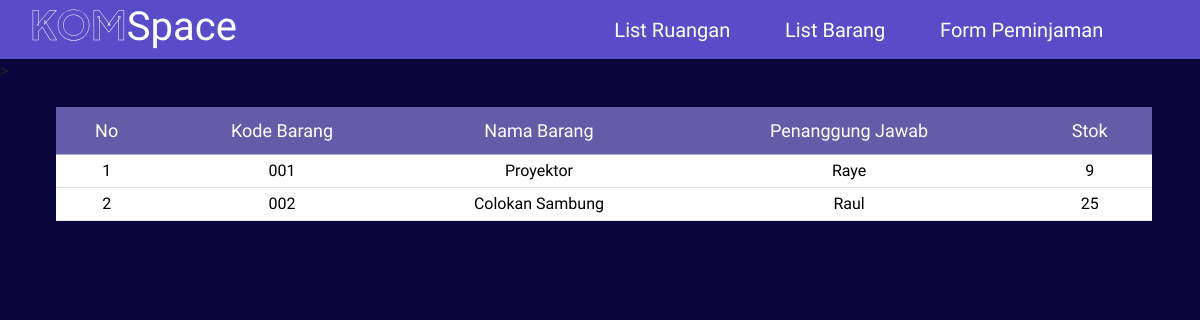
The app's page /user/barang.php with its own data.
### tables this page shows
CREATE TABLE `barang` (
  `id_barang` int NOT NULL,
  `nama_barang` varchar(40) DEFAULT NULL,
  `kode_barang` varchar(30) DEFAULT NULL,
  `stok_barang` varchar(15) DEFAULT NULL,
  `penanggung_jawab` varchar(50) DEFAULT NULL
);

### user/barang.php (the view, shortened to what this page needs)
<!DOCTYPE html>
<html lang="en">
<head>
    <link rel="stylesheet" href="/css/style.css">
    <link href="https://cdn.jsdelivr.net/npm/bootstrap@5.3.3/dist/css/bootstrap.min.css" rel="stylesheet">
    <link href='https://unpkg.com/boxicons@2.1.1/css/boxicons.min.css' rel='stylesheet'>
</head>
<body>
<nav class="navbar">
    <div class="tulisan">
        <h1 class="logo"><a href="../index.php">
          <span style="background: url(https://cdn.textures4photoshop.com/tex/thumbs/seamless-galaxy-with-stars-texture-for-photoshop-thumb48.jpg) no-repeat center center;
            -webkit-background-clip: text; -webkit-text-stroke: 0.5px #fff;
            color: transparent; background-size: cover;">KOM</span>Space</span>
        </a></h1>
        <div class="container d-flex">
            <ul class="ms-auto" style="list-style-type: none;">
                <li>
                    <a href="ruangan.php">List Ruangan</a>
                </li>
                <li>
                    <a href="barang.php">List Barang</a>
                </li>
                <li>
                    <a href="data_pinjam_ruang.php">Form Peminjaman</a>
                </li>
                <li>
                    <a href="../logout.php" class="d-flex align-items-center"><ion-icon name="log-out-outline" style="font-size: 32px;"></ion-icon></a>
                </li>
            </ul>
        </div>
    </div>
</nav>
<div class="form-inner">
         <section class="ruangan">
                <section class="table">
                    <div class="table-responsive d-flex">
                        <table class="table table-hover m-5 text-center table-sm ps-5">
                            <thead class="table-primary tab-heading" style="--bs-table-bg: #635CA9;">>
                <tr>
                <th scope="col">No</th>
                <th scope="col">Kode Barang</th>
                <th scope="col">Nama Barang</th>
                <th scope="col">Penanggung Jawab</th>
                <th scope="col">Stok</th>
                </tr>
            </thead>
            <tbody class="align-middle">
                <tr>
                    <?php
                    include('../database/connect.php');
                    $sql = "SELECT * FROM barang";
                    $result = mysqli_query($conn, $sql);
                    $nomor = 1;
                    while ($ruang = $result->fetch_assoc()) {
                    ?>
                        <tr>
                            <td>
                                <?php echo $nomor++; ?>
                            </td>
                            <td>
                                <?php echo $ruang["kode_barang"]; ?>
                            </td>
                            <td>
                                <?php echo $ruang["nama_barang"]; ?>
                            </td>
                            <td>
                                <?php echo $ruang["penanggung_jawab"]; ?>
                            </td>
                            <td>
                                <?php echo $ruang["stok_barang"]; ?>
                            </td>
                        </tr>
                    <?php
                    }
                    ?>
                </tr>
            </tbody>
        </table>
      </div>
      </section>
      </section>
      </div>
</body>
</html>

### css/style.css (style rules this page uses)
* { margin: 0; padding: 0; box-sizing: border-box; font-family: "Itim", cursive; }
body { min-height: 100vh; justify-content: center; background: rgb(10, 5, 59) !important; }
.navbar .tulisan { padding-left: 20px; width: 100%; display: flex; flex-direction: row; --bs-bg-opacity: 1; background-color: rgba(88, 76, 200, 1) !important; }
.navbar .tulisan ul { justify-content: space-between; font-size: 20px; align-items: center; display: flex; flex-direction: row; padding: 0 20px 0 0 !important; margin-bottom: 0 !important; }
.navbar { padding: 0% !important; }
.navbar a { color: white; text-decoration: none; padding: 10px 10px; position: relative; }
.navbar ul li a::after { content: ''; position: absolute; left: 0; bottom: -3px; width: 100%; height: 2px; background-color: white; transform: scaleX(0); transition: transform 0.3s ease-in-out; }
h1.logo span { font-family: "Plus Jakarta Sans", sans-serif; font-weight: bold; }
div { display: block; unicode-bidi: isolate; }
.tab-heading th { color: white !important; padding: 10px 15px 10px 15px !important; font-weight: 500; font-size: 18px; }

### user/barang.php (style rules this page uses)
* { margin: 0; padding: 0; box-sizing: border-box; font-family: "Itim", cursive; }
body { min-height: 100vh; justify-content: center; background: rgb(10, 5, 59); }
.navbar .tulisan { padding-left: 20px; width: 100%; display: flex; flex-direction: row; --bs-bg-opacity: 1; background-color: rgba(88, 76, 200, 1) !important; }
.navbar .tulisan ul { justify-content: space-between; font-size: 20px; align-items: center; display: flex; flex-direction: row; padding: 0 20px 0 0 !important; margin-bottom: 0 !important; }
.navbar { padding: 0% !important; }
.navbar a { color: white; text-decoration: none; padding: 10px 10px; position: relative; }
.navbar ul li a::after { content: ''; position: absolute; left: 0; bottom: -3px; width: 100%; height: 2px; background-color: white; transform: scaleX(0); transition: transform 0.3s ease-in-out; }
h1.logo span { font-family: "Plus Jakarta Sans", sans-serif; font-weight: bold; }
div { display: block; unicode-bidi: isolate; }

### records on screen
barang: kode_barang "001", nama_barang "Proyektor", penanggung_jawab "Raye", stok_barang "9"
barang: kode_barang "002", nama_barang "Colokan Sambung", penanggung_jawab "Raul", stok_barang "25"
